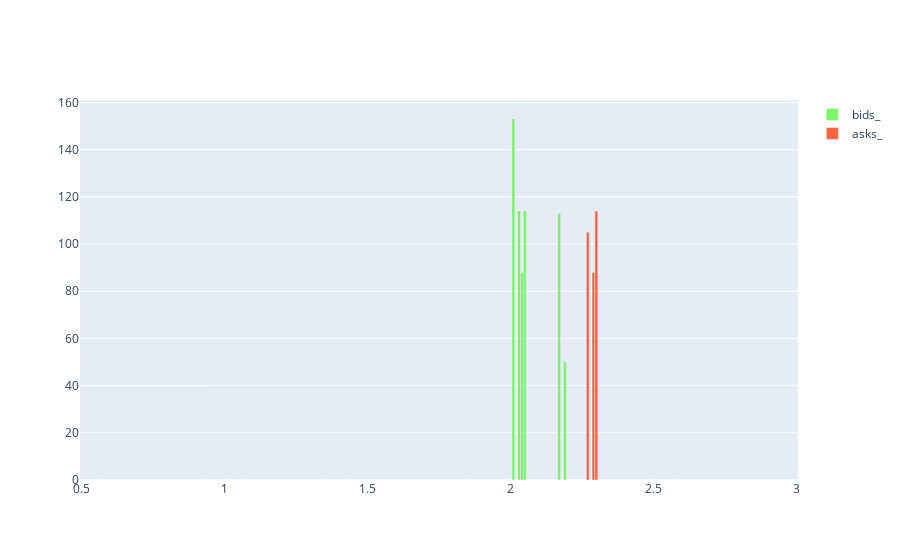
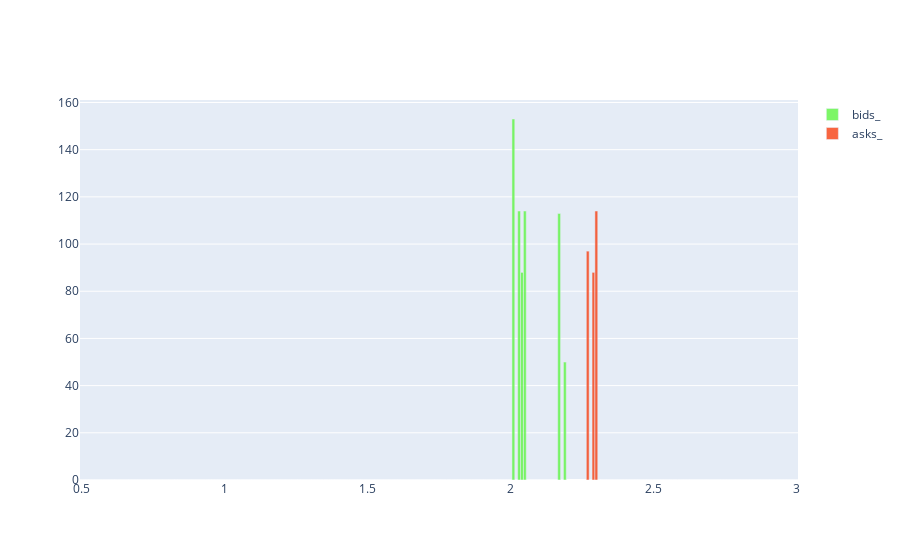
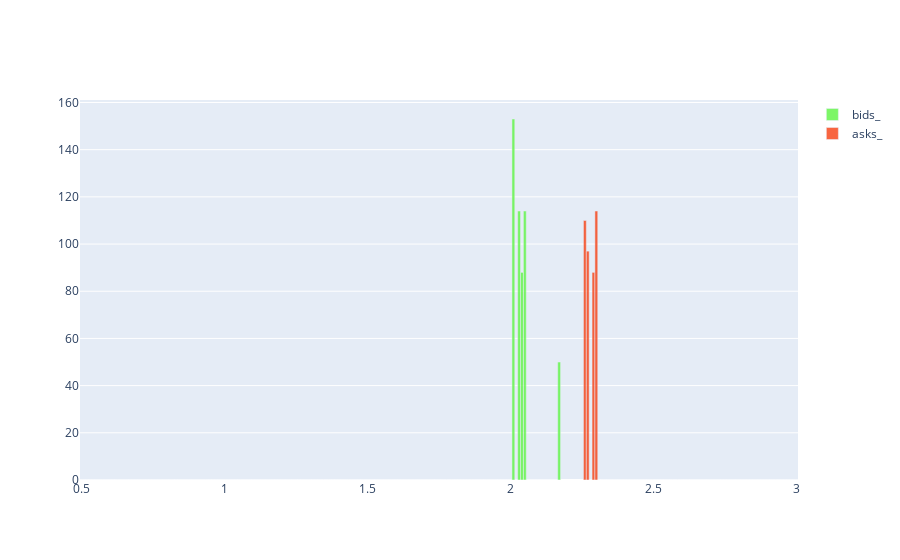
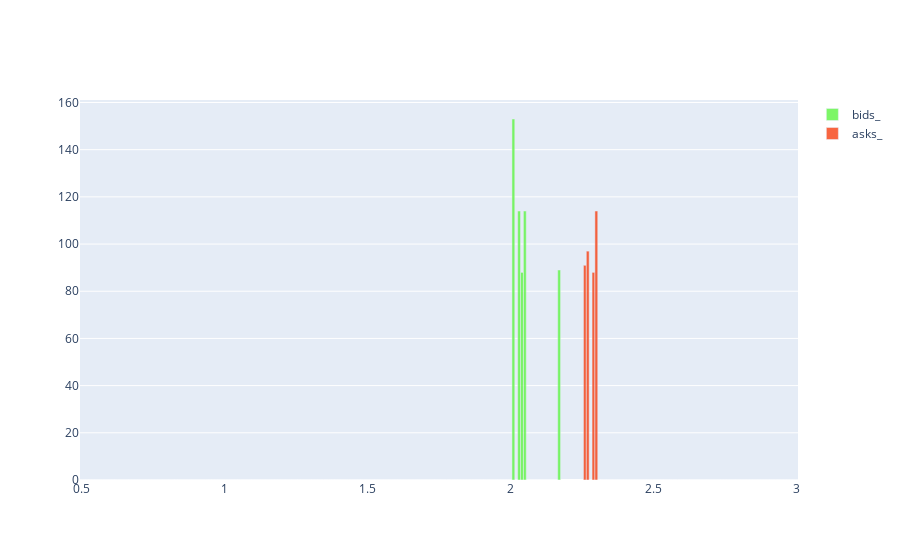

The code cell stored with these charts, in order, in its notebook:
### Markdown cell above
Run and update the graphs througout the day to see market updates

### Code cell
count = 0
while count < 50:
    current_information = collect_option_data("QQQ","381.0")
    #update the order book
    update_data_bidask(current_information)
    #create the bid ask spread
    ask_data = create_ask_graph_data(PRICE_DATA)
    bid_data = create_bid_graph_data(PRICE_DATA)
    #grapth the bid ask data
    print (count)
    create_depth_chart(PRICE_DATA)
    create_orderbook_chart(PRICE_DATA)
    time.sleep(5)
    count += 1

### Figure 1 — Plotly figure (JSON) as saved in the notebook; plotly's stock layout.template omitted (floating-point values rounded to 4 significant figures; data arrays with more than 128 entries replaced by an {"elided": "..."} marker saying what was removed)
{"data": [{"marker": {"color": "rgb(93, 245, 66)"}, "name": "bids_", "opacity": 0.8, "type": "bar", "x": {"elided": "170 float values"}, "y": {"elided": "170 int values"}}, {"marker": {"color": "rgb(247, 63, 17)"}, "name": "asks_", "opacity": 0.8, "type": "bar", "x": [2.27, 2.28, 2.29, 2.3, 2.31, 2.32, 2.33, 2.34, 2.35, 2.36, 2.37, 2.38, 2.39, 2.4, 2.41, 2.42, 2.43, 2.44, 2.45, 2.46, 2.47, 2.48, 2.49, 2.5, 2.51, 2.52, 2.53, 2.54, 2.55, 2.56, 2.57, 2.58, 2.59, 2.6, 2.61, 2.62, 2.63, 2.64, 2.65, 2.66, 2.67, 2.68, 2.69, 2.7, 2.71, 2.72, 2.73, 2.74, 2.75, 2.76, 2.77, 2.78, 2.79, 2.8, 2.81, 2.82, 2.83, 2.84, 2.85, 2.86, 2.87, 2.88, 2.89, 2.9, 2.91, 2.92, 2.93, 2.94, 2.95, 2.96, 2.97, 2.98, 2.99, 3], "y": [105, 0, 88, 114, 0, 0, 0, 0, 0, 0, 0, 0, 0, 0, 0, 0, 0, 0, 0, 0, 0, 0, 0, 0, 0, 0, 0, 0, 0, 0, 0, 0, 0, 0, 0, 0, 0, 0, 0, 0, 0, 0, 0, 0, 0, 0, 0, 0, 0, 0, 0, 0, 0, 0, 0, 0, 0, 0, 0, 0, 0, 0, 0, 0, 0, 0, 0, 0, 0, 0, 0, 0, 0, 0]}], "layout": {"bargap": 0, "barmode": "group"}}

### Figure 2 — Plotly figure (JSON) as saved in the notebook; plotly's stock layout.template omitted (floating-point values rounded to 4 significant figures; data arrays with more than 128 entries replaced by an {"elided": "..."} marker saying what was removed)
{"data": [{"marker": {"color": "rgb(93, 245, 66)"}, "name": "bids_", "opacity": 0.8, "type": "bar", "x": {"elided": "170 float values"}, "y": {"elided": "170 int values"}}, {"marker": {"color": "rgb(247, 63, 17)"}, "name": "asks_", "opacity": 0.8, "type": "bar", "x": [2.27, 2.28, 2.29, 2.3, 2.31, 2.32, 2.33, 2.34, 2.35, 2.36, 2.37, 2.38, 2.39, 2.4, 2.41, 2.42, 2.43, 2.44, 2.45, 2.46, 2.47, 2.48, 2.49, 2.5, 2.51, 2.52, 2.53, 2.54, 2.55, 2.56, 2.57, 2.58, 2.59, 2.6, 2.61, 2.62, 2.63, 2.64, 2.65, 2.66, 2.67, 2.68, 2.69, 2.7, 2.71, 2.72, 2.73, 2.74, 2.75, 2.76, 2.77, 2.78, 2.79, 2.8, 2.81, 2.82, 2.83, 2.84, 2.85, 2.86, 2.87, 2.88, 2.89, 2.9, 2.91, 2.92, 2.93, 2.94, 2.95, 2.96, 2.97, 2.98, 2.99, 3], "y": [97, 0, 88, 114, 0, 0, 0, 0, 0, 0, 0, 0, 0, 0, 0, 0, 0, 0, 0, 0, 0, 0, 0, 0, 0, 0, 0, 0, 0, 0, 0, 0, 0, 0, 0, 0, 0, 0, 0, 0, 0, 0, 0, 0, 0, 0, 0, 0, 0, 0, 0, 0, 0, 0, 0, 0, 0, 0, 0, 0, 0, 0, 0, 0, 0, 0, 0, 0, 0, 0, 0, 0, 0, 0]}], "layout": {"bargap": 0, "barmode": "group"}}

### Figure 3 — Plotly figure (JSON) as saved in the notebook; plotly's stock layout.template omitted (floating-point values rounded to 4 significant figures; data arrays with more than 128 entries replaced by an {"elided": "..."} marker saying what was removed)
{"data": [{"marker": {"color": "rgb(93, 245, 66)"}, "name": "bids_", "opacity": 0.8, "type": "bar", "x": {"elided": "168 float values"}, "y": {"elided": "168 int values"}}, {"marker": {"color": "rgb(247, 63, 17)"}, "name": "asks_", "opacity": 0.8, "type": "bar", "x": [2.26, 2.27, 2.28, 2.29, 2.3, 2.31, 2.32, 2.33, 2.34, 2.35, 2.36, 2.37, 2.38, 2.39, 2.4, 2.41, 2.42, 2.43, 2.44, 2.45, 2.46, 2.47, 2.48, 2.49, 2.5, 2.51, 2.52, 2.53, 2.54, 2.55, 2.56, 2.57, 2.58, 2.59, 2.6, 2.61, 2.62, 2.63, 2.64, 2.65, 2.66, 2.67, 2.68, 2.69, 2.7, 2.71, 2.72, 2.73, 2.74, 2.75, 2.76, 2.77, 2.78, 2.79, 2.8, 2.81, 2.82, 2.83, 2.84, 2.85, 2.86, 2.87, 2.88, 2.89, 2.9, 2.91, 2.92, 2.93, 2.94, 2.95, 2.96, 2.97, 2.98, 2.99, 3], "y": [110, 97, 0, 88, 114, 0, 0, 0, 0, 0, 0, 0, 0, 0, 0, 0, 0, 0, 0, 0, 0, 0, 0, 0, 0, 0, 0, 0, 0, 0, 0, 0, 0, 0, 0, 0, 0, 0, 0, 0, 0, 0, 0, 0, 0, 0, 0, 0, 0, 0, 0, 0, 0, 0, 0, 0, 0, 0, 0, 0, 0, 0, 0, 0, 0, 0, 0, 0, 0, 0, 0, 0, 0, 0, 0]}], "layout": {"bargap": 0, "barmode": "group"}}

### Figure 4 — Plotly figure (JSON) as saved in the notebook; plotly's stock layout.template omitted (floating-point values rounded to 4 significant figures; data arrays with more than 128 entries replaced by an {"elided": "..."} marker saying what was removed)
{"data": [{"marker": {"color": "rgb(93, 245, 66)"}, "name": "bids_", "opacity": 0.8, "type": "bar", "x": {"elided": "168 float values"}, "y": {"elided": "168 int values"}}, {"marker": {"color": "rgb(247, 63, 17)"}, "name": "asks_", "opacity": 0.8, "type": "bar", "x": [2.26, 2.27, 2.28, 2.29, 2.3, 2.31, 2.32, 2.33, 2.34, 2.35, 2.36, 2.37, 2.38, 2.39, 2.4, 2.41, 2.42, 2.43, 2.44, 2.45, 2.46, 2.47, 2.48, 2.49, 2.5, 2.51, 2.52, 2.53, 2.54, 2.55, 2.56, 2.57, 2.58, 2.59, 2.6, 2.61, 2.62, 2.63, 2.64, 2.65, 2.66, 2.67, 2.68, 2.69, 2.7, 2.71, 2.72, 2.73, 2.74, 2.75, 2.76, 2.77, 2.78, 2.79, 2.8, 2.81, 2.82, 2.83, 2.84, 2.85, 2.86, 2.87, 2.88, 2.89, 2.9, 2.91, 2.92, 2.93, 2.94, 2.95, 2.96, 2.97, 2.98, 2.99, 3], "y": [91, 97, 0, 88, 114, 0, 0, 0, 0, 0, 0, 0, 0, 0, 0, 0, 0, 0, 0, 0, 0, 0, 0, 0, 0, 0, 0, 0, 0, 0, 0, 0, 0, 0, 0, 0, 0, 0, 0, 0, 0, 0, 0, 0, 0, 0, 0, 0, 0, 0, 0, 0, 0, 0, 0, 0, 0, 0, 0, 0, 0, 0, 0, 0, 0, 0, 0, 0, 0, 0, 0, 0, 0, 0, 0]}], "layout": {"bargap": 0, "barmode": "group"}}
